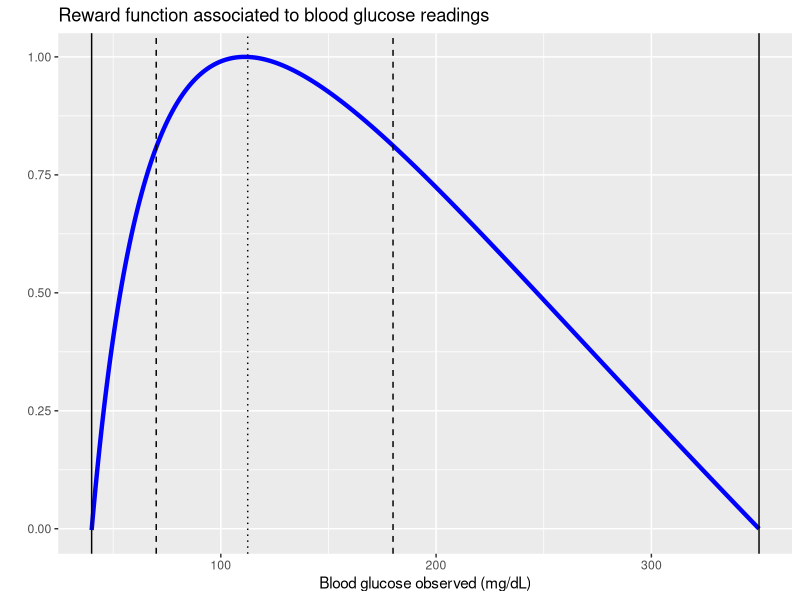

Here is the R script that generated this plot:
log_transform_bg <- function(bg){
  gamma = 4.0955978
  beta = 2.1495359
  alpha = 0.4937448
  gamma * (log(bg)^alpha - beta)
}
bg_reward <- function(bg){
  bg <- pmax(40, pmin(350, bg))
  f_bg <- log_transform_bg(bg = bg)
  return(1 - f_bg^2)
}
bg_reference_levels <- c('low' = 40, 'hypo' = 70, 'center' = 112.5, 'hyper' = 180, 'high' = 350)
bg <- seq(from = bg_reference_levels['low'], to = bg_reference_levels['high'], length.out = 1000)
to_plot <- data.frame(bg, bg_reward = bg_reward(bg))
library(ggplot2)
ggplot(data = to_plot) +
  geom_line(mapping = aes(x = bg, y = bg_reward), col = 'blue', lwd = 1.5) +
  geom_vline(xintercept = bg_reference_levels['center'], lty = 3) +  
  geom_vline(xintercept = bg_reference_levels[c('hypo', 'hyper')], lty = 2) + 
  geom_vline(xintercept = bg_reference_levels[c('low', 'high')], lty = 1) +
  xlab('Blood glucose observed (mg/dL)') +
  ylab('') +
  ggtitle('Reward function associated to blood glucose readings')
  
  
  
  
  
  